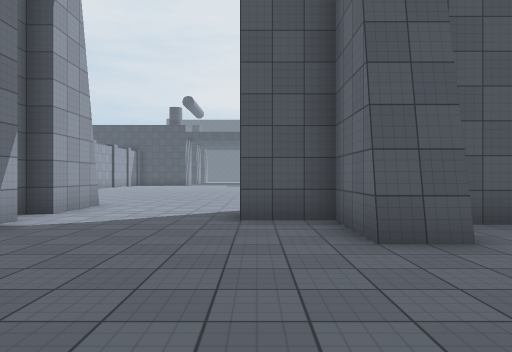
[1] (above)

20 first-person views from a walk through a scene from a Unity 3-D project. The camera is 1.4 m above the floor, looks level and sees 70° across. The floor is counted in squares, 2 m on a side. Each view is taken from the middle of a square. On the plan, view 1 faces up. The plan holds only what a view shows up to about 11 squares ahead; the rest is blank. The place goes on beyond the plan. The player is left out. Surface patterns are stand-ins for the level's own textures.

[2]
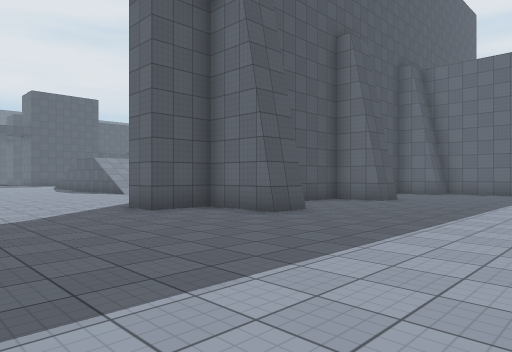

[3]
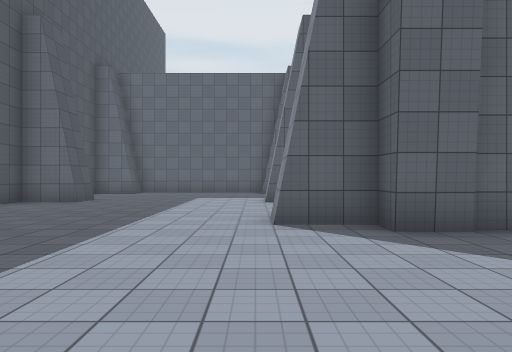

[4]
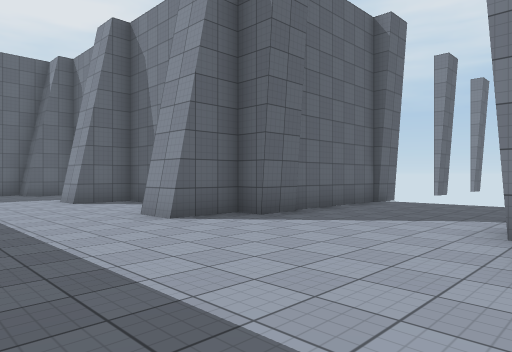

[5]
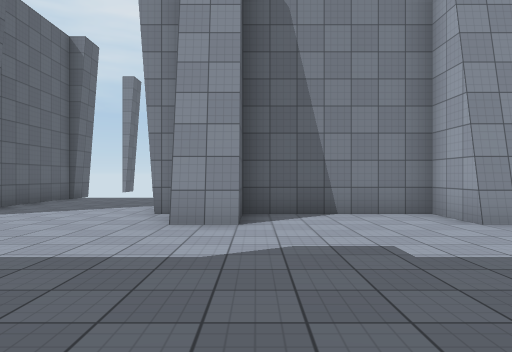

[6]
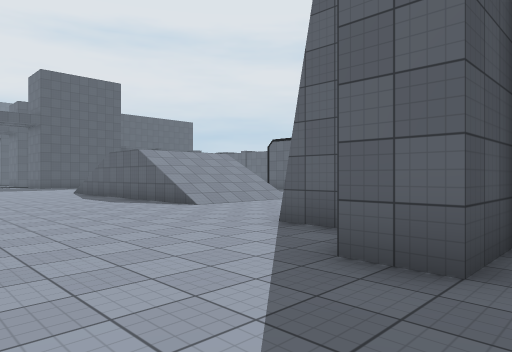

[7]
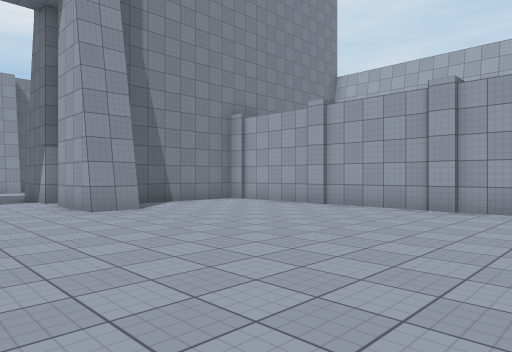

[8]
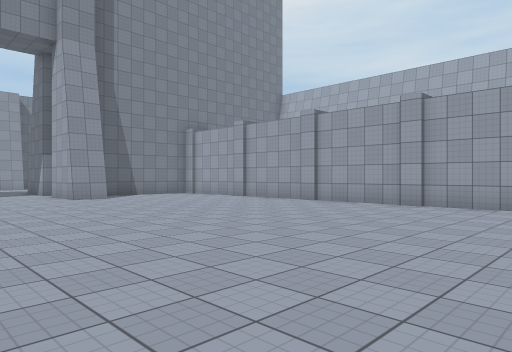

[9]
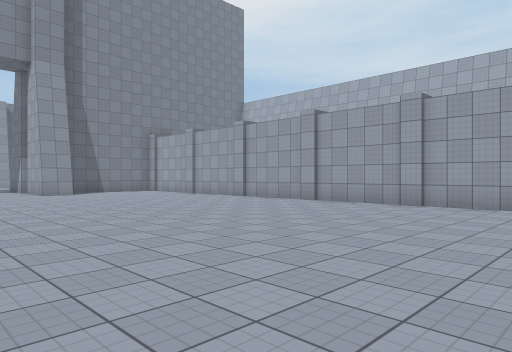

[10]
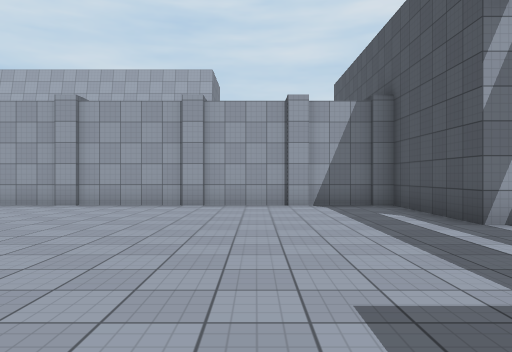

[11]
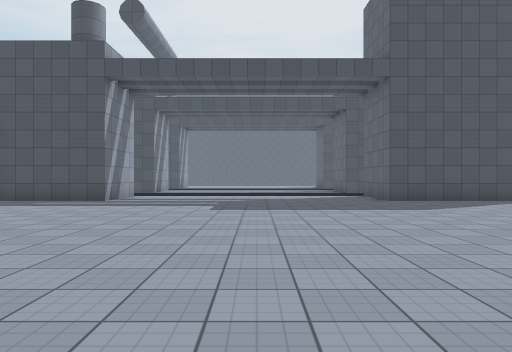

[12]
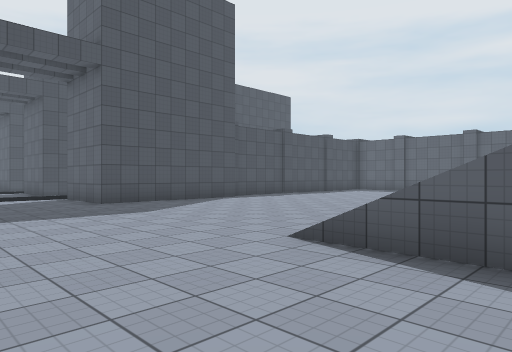

[13]
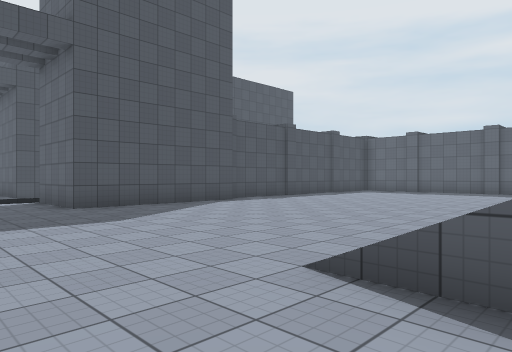

[14]
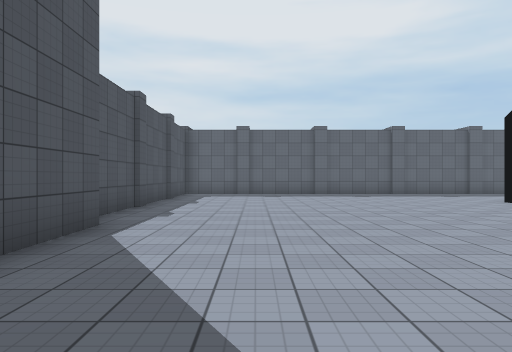

[15]
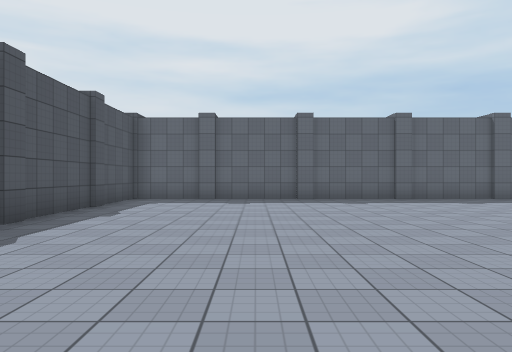

[16]
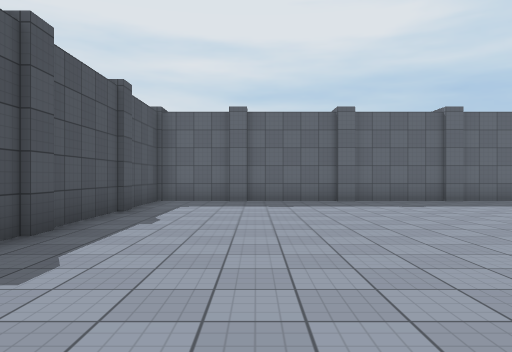

[17]
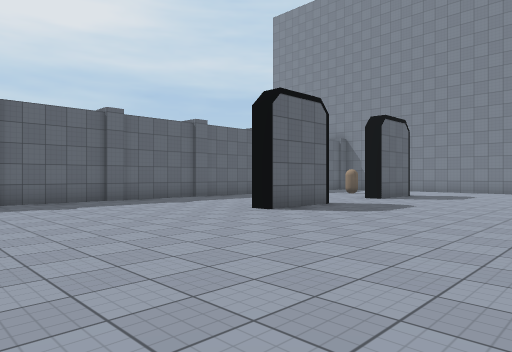

[18]
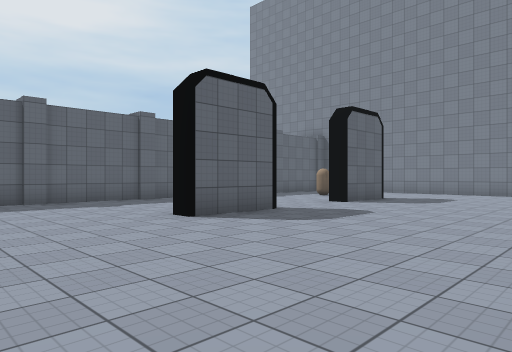

[19]
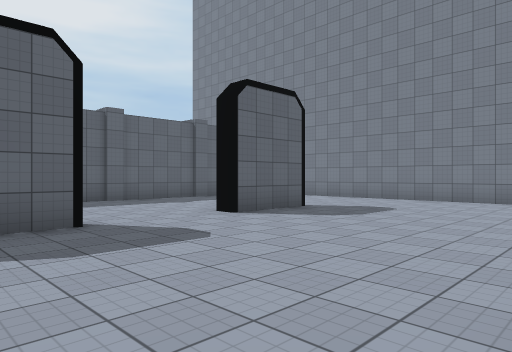

[20]
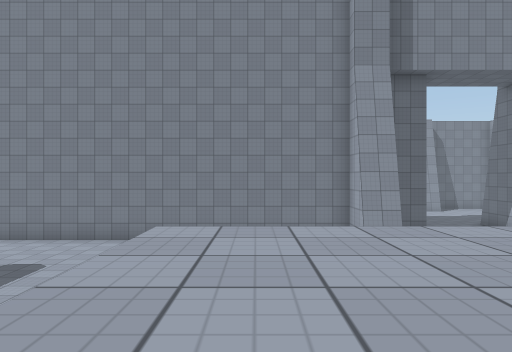

### Floor plan
Key: @ floor where view 1 was taken; # wall or solid block; . main floor; : floor 3 m higher than the main floor; / step, stairs or slope.
Columns run from 9 left of view 1 to 17 right of it. Each row starts with its distance up from view 1.
 28 ####........###############
 27 #.........................#
 26 #.........................#
 25 #.........................#
 24 #.........................#
 23 #.........................#
 22 #.........................#
 21 #.........................#
 20 #........../   /..........#
 19 #........../   /..........#
 18 #........../  //....#.....#
 17 #..........  ::/....#.....#
 16 #........../:::/..........
 15 #........../////.........
 14 #..........///  ..........#
 13 #..........//// ....#.....#
 12 #.............. ....# ....
 11 #.............  .....
 10 #............   ......
  9 #...........     .....
  8 #....#.....#     .....
  7 ######.....############
  6      ....#######
  5      #.....#...#
  4     .#.....#...#.
  3    ...............
  2   .................
  1   .................
  0  ........@.........
 -1 ...................
 -2 #....#.....#...#
 -3 ######....##  ##
 -4       ....#
 -5       ....#
 -6        ...#
 -7        ...#

Where each view was taken, in squares from view 1:
view 1: 0 up, 0 right, facing up
view 2: 1 down, 4 left, facing up-right
view 3: 1 down, 4 left, facing right
view 4: 2 up, 4 left, facing down-right
view 5: 4 up, 5 left, facing down
view 6: 5 up, 3 left, facing up-right
view 7: 16 up, 1 left, facing down-left
view 8: 20 up, 0 right, facing down-left
view 9: 23 up, 0 right, facing down-left
view 10: 24 up, 0 right, facing left
view 11: 17 up, 1 left, facing up
view 12: 18 up, 1 left, facing up-right
view 13: 19 up, 0 right, facing up-right
view 14: 25 up, 2 right, facing right
view 15: 24 up, 5 right, facing right
view 16: 25 up, 6 right, facing right
view 17: 24 up, 6 right, facing down-right
view 18: 22 up, 6 right, facing down-right
view 19: 18 up, 6 right, facing down-right
view 20: 18 up, 5 right, facing down
